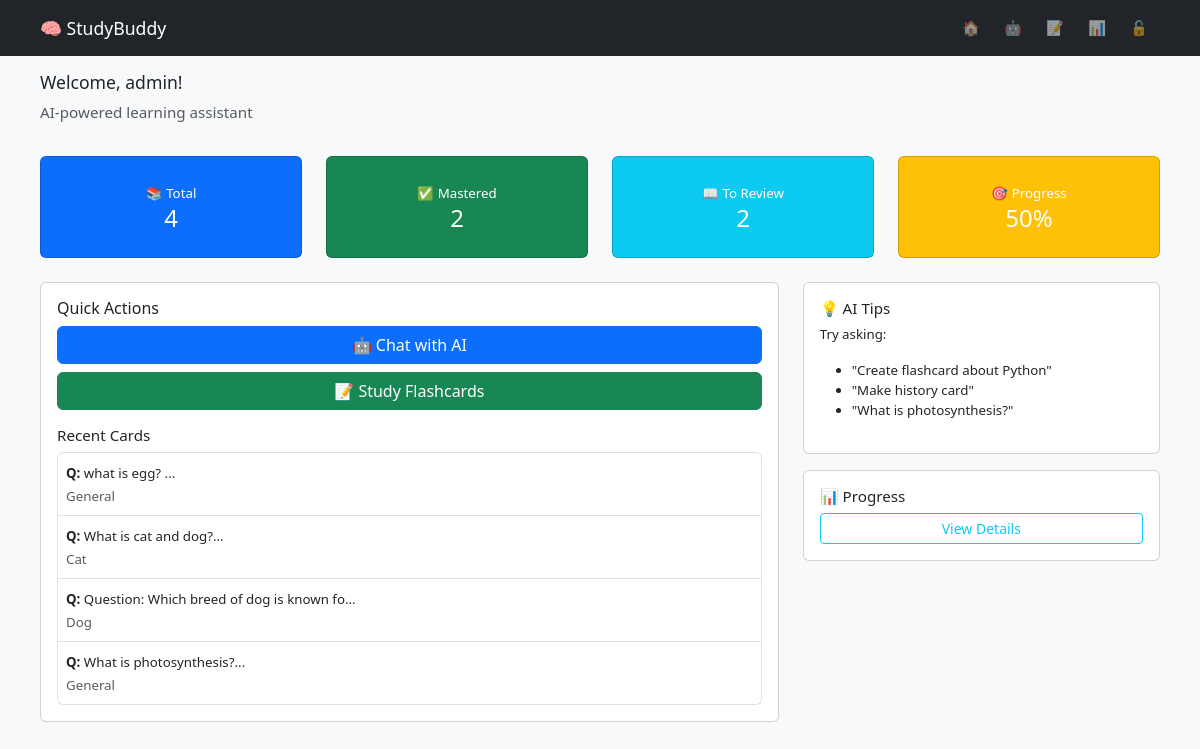
Page /dashboard (signed in) on the earlier database version.
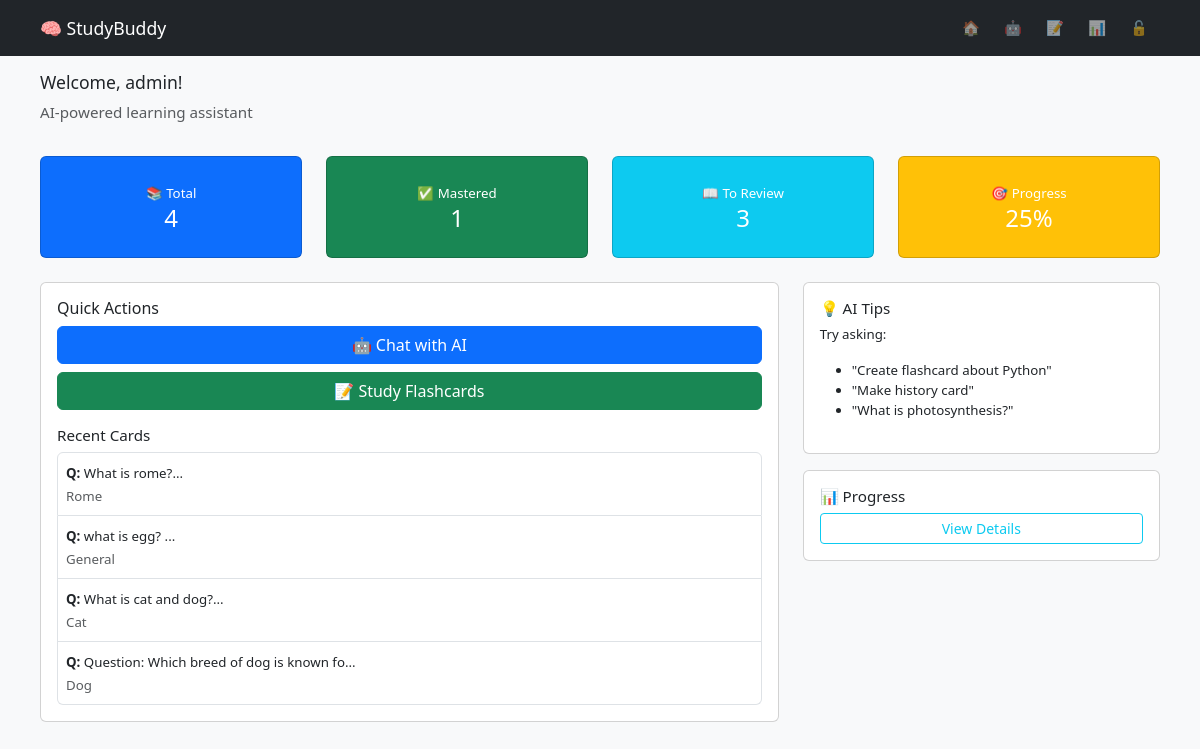
Same page on the later database version.
### app.py (models this page shows)
class Flashcard(db.Model):
    id = db.Column(db.Integer, primary_key=True)
    question = db.Column(db.String(500), nullable=False)
    answer = db.Column(db.String(1000), nullable=False)
    category = db.Column(db.String(100), default='General')
    created_date = db.Column(db.DateTime, default=datetime.utcnow)
    review_count = db.Column(db.Integer, default=0)
    mastered = db.Column(db.Boolean, default=False)
    user_id = db.Column(db.Integer, db.ForeignKey('user.id'), nullable=False)

### app.py (the view)
@app.route('/dashboard')
@login_required
def dashboard():
    total = Flashcard.query.filter_by(user_id=current_user.id).count()
    mastered = Flashcard.query.filter_by(user_id=current_user.id, mastered=True).count()
    recent = Flashcard.query.filter_by(user_id=current_user.id).order_by(Flashcard.created_date.desc()).limit(5).all()
    return render_template('dashboard.html', total_cards=total, mastered=mastered, recent_cards=recent)

### app.py (called while the page is built)
@login_manager.user_loader
def load_user(user_id): return User.query.get(int(user_id))

### templates/dashboard.html (shortened to what this page needs)
{% extends "base.html" %}
{% block content %}
<div class="row">
    <div class="col-12 mb-3">
        <h4>Welcome, {{ current_user.username }}!</h4>
        <p class="text-muted">AI-powered learning assistant</p>
    </div>
</div>
<div class="row mb-3">
    <div class="col-6 col-md-3 mb-2">
        <div class="card bg-primary text-white text-center py-3">
            <div class="card-body p-2">
                <small>📚 Total</small>
                <div class="h4 mb-0">{{ total_cards }}</div>
            </div>
        </div>
    </div>
    <div class="col-6 col-md-3 mb-2">
        <div class="card bg-success text-white text-center py-3">
            <div class="card-body p-2">
                <small>✅ Mastered</small>
                <div class="h4 mb-0">{{ mastered }}</div>
            </div>
        </div>
    </div>
    <div class="col-6 col-md-3 mb-2">
        <div class="card bg-info text-white text-center py-3">
            <div class="card-body p-2">
                <small>📖 To Review</small>
                <div class="h4 mb-0">{{ total_cards - mastered }}</div>
            </div>
        </div>
    </div>
    <div class="col-6 col-md-3 mb-2">
        <div class="card bg-warning text-white text-center py-3">
            <div class="card-body p-2">
                <small>🎯 Progress</small>
                <div class="h4 mb-0">
                    {% if total_cards > 0 %}
                        {{ (mastered/total_cards*100)|round|int }}%
                    {% else %}
                        0%
                    {% endif %}
                </div>
            </div>
        </div>
    </div>
</div>
<div class="row">
    <div class="col-md-8 mb-3">
        <div class="card">
            <div class="card-body">
                <h5>Quick Actions</h5>
                <div class="d-grid gap-2">
                    <a href="{{ url_for('chat') }}" class="btn btn-primary">
                        🤖 Chat with AI
                    </a>
                    <a href="{{ url_for('flashcards') }}" class="btn btn-success">
                        📝 Study Flashcards
                    </a>
                </div>
                {% if recent_cards %}
                <h6 class="mt-3">Recent Cards</h6>
                <div class="list-group">
                    {% for card in recent_cards %}
                    <div class="list-group-item list-group-item-action p-2">
                        <small><strong>Q:</strong> {{ card.question[:40] }}...</small>
                        <br>
                        <small class="text-muted">{{ card.category }}</small>
                    </div>
                    {% endfor %}
                </div>
                {% endif %}
            </div>
        </div>
    </div>
    <div class="col-md-4">
        <div class="card">
            <div class="card-body">
                <h6>💡 AI Tips</h6>
                <p class="small">Try asking:</p>
                <ul class="small">
                    <li>"Create flashcard about Python"</li>
                    <li>"Make history card"</li>
                    <li>"What is photosynthesis?"</li>
                </ul>
            </div>
        </div>
        <div class="card mt-3">
            <div class="card-body">
                <h6>📊 Progress</h6>
                <a href="{{ url_for('progress') }}" class="btn btn-outline-info btn-sm w-100">
                    View Details
                </a>
            </div>
        </div>
    </div>
</div>
{% endblock %}

Differences in the rows shown:
removed Flashcard: question "What is photosynthesis?", category "General"
added Flashcard: question "What is rome?", category "Rome"
Other differences:
{{ mastered }}: "2" → "1"
{{ total_cards - mastered }}: "2" → "3"
{{ (mastered/total_cards*100)|round|int }}: "50" → "25"
